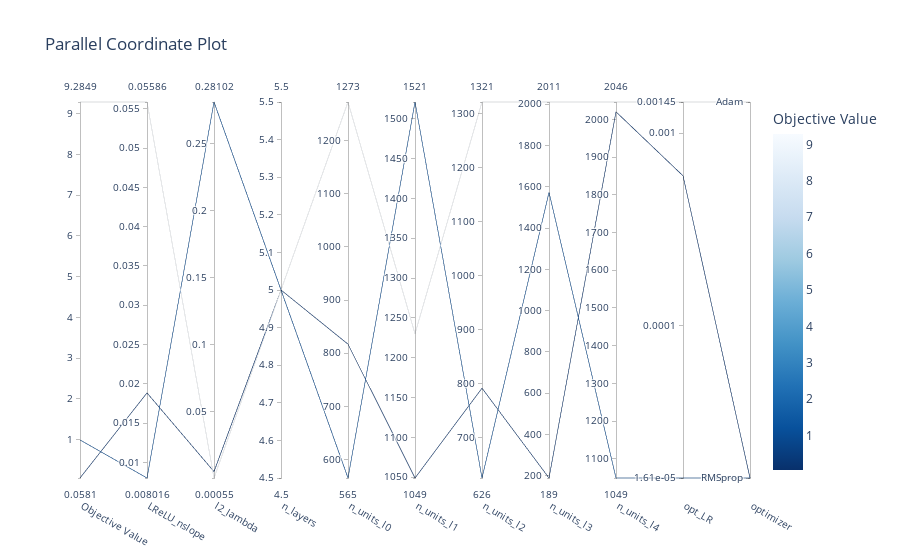

The code cell stored with this chart in its notebook:
### Code cell
fig2.show()

### Figure 1 — Plotly figure (JSON) as saved in the notebook; plotly's stock layout.template omitted (floating-point values rounded to 4 significant figures)
{"data": [{"dimensions": [{"label": "Objective Value", "range": [0.05811, 9.285], "values": [0.992, 0.05811, 9.285]}, {"label": "LReLU_nslope", "range": [0.008016, 0.05586], "values": [0.008016, 0.01884, 0.05586]}, {"label": "l2_lambda", "range": [0.0005512, 0.281], "values": [0.281, 0.005312, 0.0005512]}, {"label": "n_layers", "range": [5, 5], "values": [5, 5, 5]}, {"label": "n_units_l0", "range": [565, 1273], "values": [565, 817, 1273]}, {"label": "n_units_l1", "range": [1049, 1521], "values": [1521, 1049, 1230]}, {"label": "n_units_l2", "range": [626, 1321], "values": [626, 792, 1321]}, {"label": "n_units_l3", "range": [189, 2011], "values": [1573, 189, 2011]}, {"label": "n_units_l4", "range": [1049, 2046], "values": [1049, 2020, 2046]}, {"label": "opt_LR", "range": [-4.794, -2.837], "ticktext": ["1.61e-05", "0.0001", "0.001", "0.00145"], "tickvals": [-4.794, -4, -3, -2.837], "values": [-4.794, -3.221, -2.837]}, {"label": "optimizer", "range": [0, 1], "ticktext": ["RMSprop", "Adam"], "tickvals": [0, 1], "values": [0, 0, 1]}], "labelangle": 30, "labelside": "bottom", "line": {"color": [0.992, 0.05811, 9.285], "colorbar": {"title": {"text": "Objective Value"}}, "colorscale": [[0, "rgb(247,251,255)"], [0.125, "rgb(222,235,247)"], [0.25, "rgb(198,219,239)"], [0.375, "rgb(158,202,225)"], [0.5, "rgb(107,174,214)"], [0.625, "rgb(66,146,198)"], [0.75, "rgb(33,113,181)"], [0.875, "rgb(8,81,156)"], [1, "rgb(8,48,107)"]], "reversescale": true, "showscale": true}, "type": "parcoords"}], "layout": {"title": {"text": "Parallel Coordinate Plot"}}}
